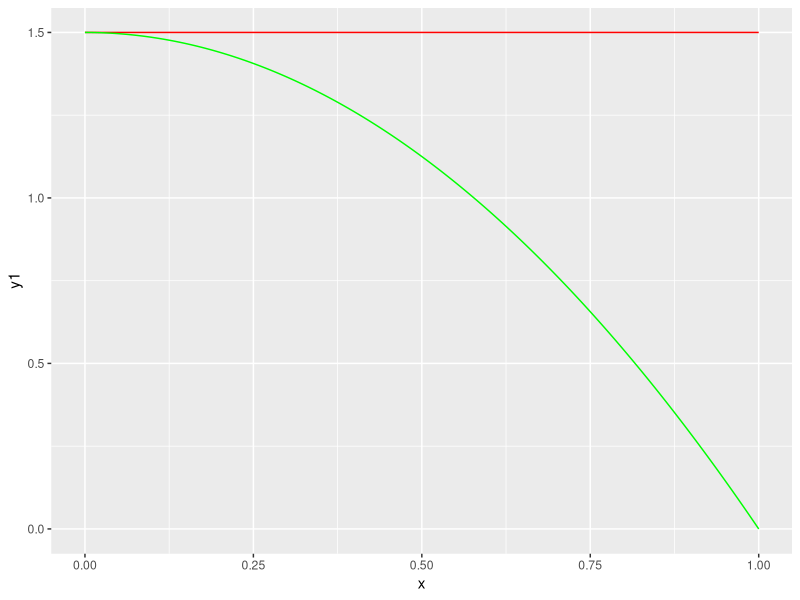
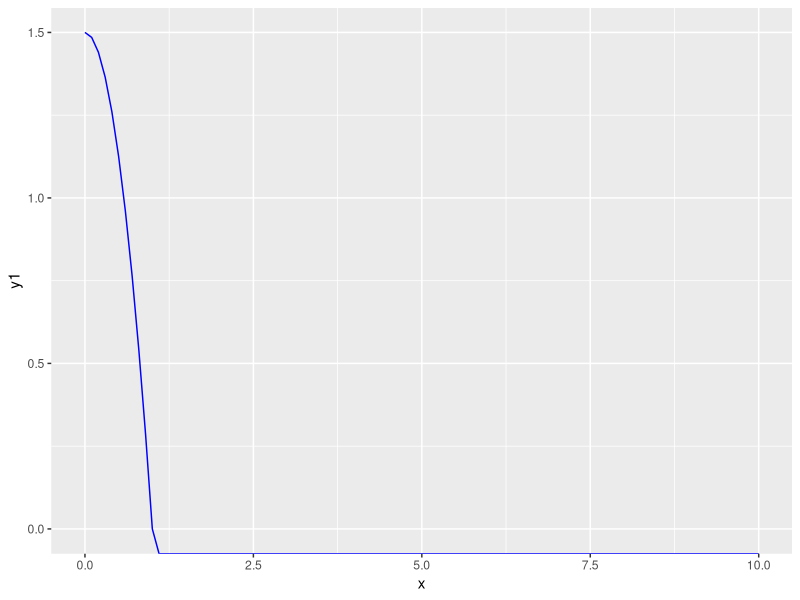
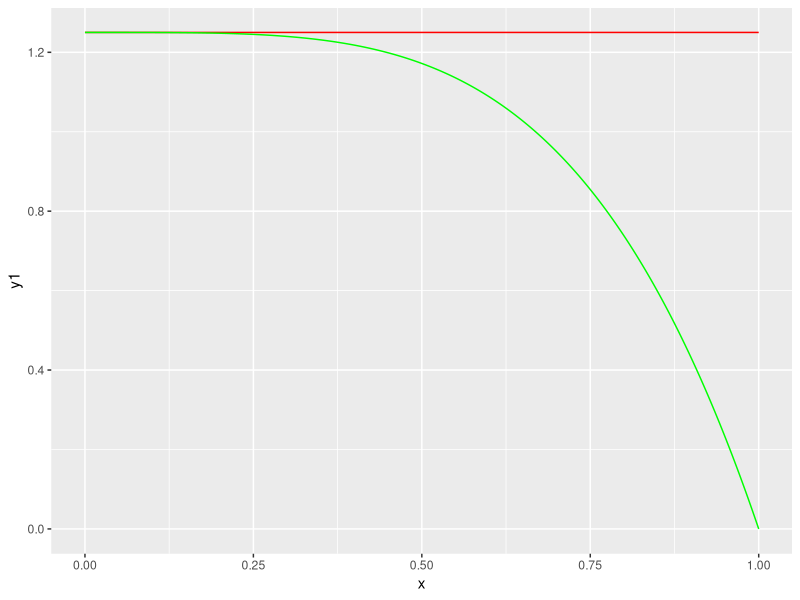
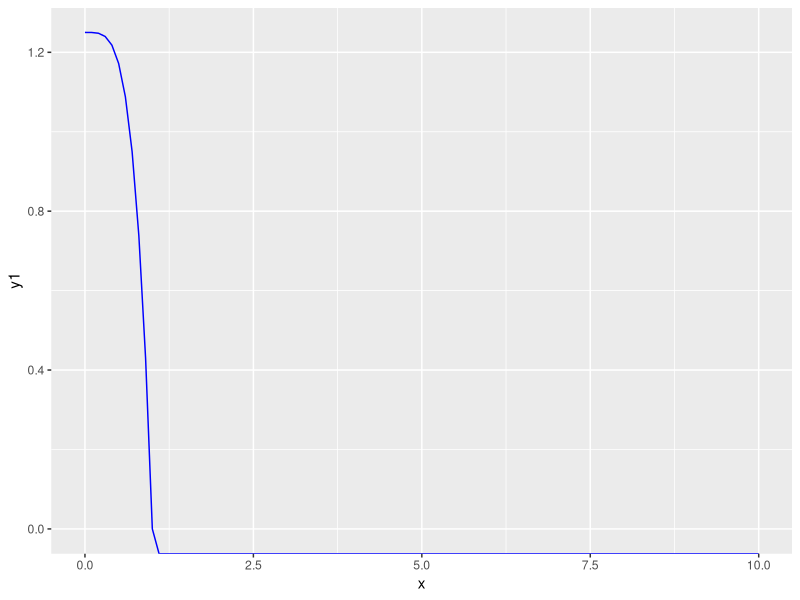
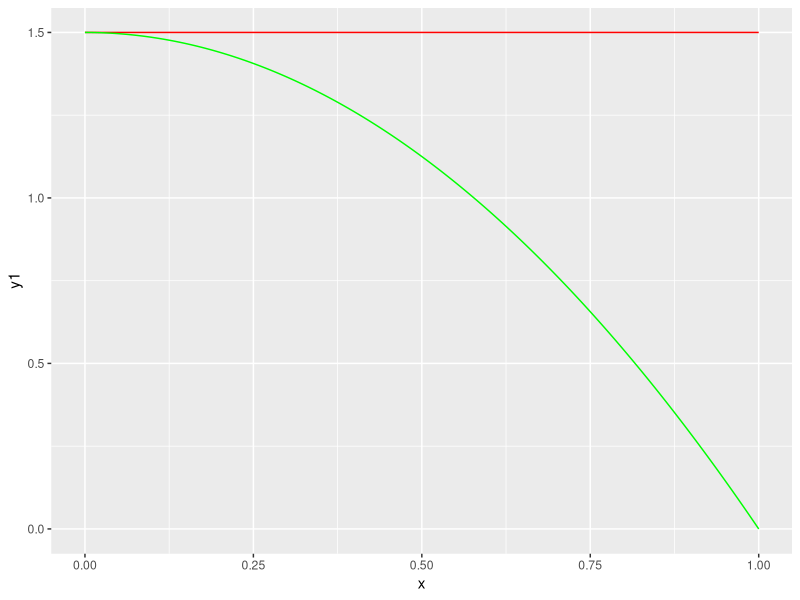
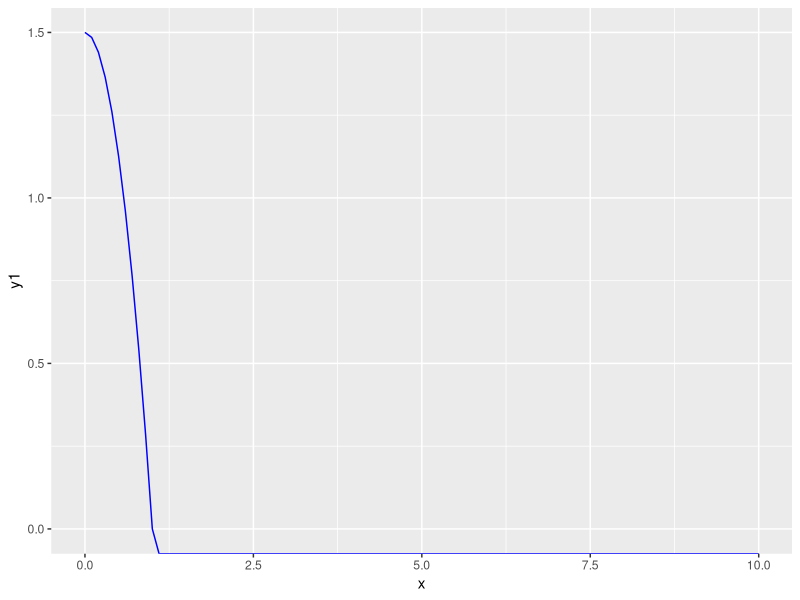

These figures' R source, in order:
rm(list = ls(all = TRUE))

library(ggplot2)


# Calculate the integral from 0 to 1 of:

# f(x) = sqrt(1 - x ^ 2)


# Case 1: 
# G(x) = sqrt(1 - x ^ 2) / ((3 / 2) * (1 - x ^ 2))
# f(x) = (3 / 2) * (1 - x ^ 2)

x = seq(0, 1, by = 0.001)

f = function(x) {
  (3 / 2) * (1 - x ^ 2)}

optimize(f, c(-100, 100), maximum = TRUE)

y1 = 1.5 * dunif(x, 0, 1)
y2 = f(x)
df <- data.frame(x, y1, y2)

g <- ggplot(df, aes(x)) + 
  geom_line(aes(y = y1), colour = "red") + 
  geom_line(aes(y = y2), colour = "green")
g

x = seq(0, 10, by = 0.1)

hx = function(x) {
  ((3 / 2) * (1 - x ^ 2)) / dunif(x, 0, 1)
  }
y1 = hx(x)
df <- data.frame(x, y1)
g <- ggplot(df, aes(x)) + 
  geom_line(aes(y = y1), colour = "blue")
g

optimize(hx, c(0, 1), maximum = TRUE)
## hx is maxed at x = 1.5

sample.x = runif(10000,0,1)
accept = c()
sample.accept = c()



for(i in 1:length(sample.x)){
  U = runif(1, 0, 1)
  if(dunif(sample.x[i], 0, 1) * (1.5) * U <= f(sample.x[i])) { 
    accept[i] = 'Yes'
    sample.accept[i] = sample.x[i]
  } 
  else {
    accept[i] = 'No'
    sample.accept[i] = 0
  }
}



t = data.frame(sample.x, 
               accept = factor(accept, levels = c('Yes', 'No')),
               sample.accept)

t_acc = t[accept == 'Yes',]


G = function(x) {
  (sqrt(1 - x ^ 2)) / ((1.5) * (1 - x ^ 2))
}

n_acc = length(which(t$accept == 'Yes'))

I = sum(G(t_acc$sample.accept)) / n_acc
I

ff = function(x) {
  (sqrt(1 - x ^ 2))
}

Ireal = integrate(ff, 0, 1)
Ireal

# Variance
S = sqrt(sum((G(t_acc$sample.accept) 
              - sum(G(t_acc$sample.accept)) / n_acc) ^ 2) / (n_acc - 1))
S



# Case 2:
# G(x) =  sqrt(1 - x ^ 2) / ((5 / 4) * (1 - x ^ 4))
# f(x) = (5 / 4) * (1 - x ^ 4)


x = seq(0, 1, by = 0.001)

f = function(x) {
  (5 / 4) * (1 - x ^ 4)
}

optimize(f, c(-100, 100), maximum = TRUE)
## f is maxed at x = 1.25

y1 = 1.25 * dunif(x, 0, 1)
y2 = f(x)
df <- data.frame(x, y1, y2)

g <- ggplot(df, aes(x)) + 
  geom_line(aes(y = y1), colour = "red") + 
  geom_line(aes(y = y2), colour = "green")
g

x = seq(0, 10, by = 0.1)

hx = function(x) {
  ((5 / 4) * (1 - x ^ 4)) / dunif(x, 0, 1)
}

optimize(hx, c(0, 1), maximum = TRUE)
## hx is maxed at x = 1.25

y1 = hx(x)
df <- data.frame(x, y1)
g <- ggplot(df, aes(x)) + 
  geom_line(aes(y = y1), colour = "blue")
g

sample.x = runif(10000,0,1)
accept = c()
sample.accept = c()


for(i in 1:length(sample.x)){
  U = runif(1, 0, 1)
  if(dunif(sample.x[i], 0, 1) * (1.25) * U <= f(sample.x[i])) { 
    accept[i] = 'Yes'
    sample.accept[i] = sample.x[i]
  } 
  else {
    accept[i] = 'No'
    sample.accept[i] = 0
  }
}



t = data.frame(sample.x, 
               accept = factor(accept, levels = c('Yes', 'No')),
               sample.accept)

t_acc = t[accept == 'Yes',]


G = function(x) {
  sqrt(1 - x ^ 2) / ((5 / 4) * (1 - x ^ 4))
}

n_acc = length(which(t$accept == 'Yes'))

I = sum(G(t_acc$sample.accept)) / n_acc
I

Ireal = integrate(ff, 0, 1)
Ireal

# Variance
S2 = sqrt(sum((G(t_acc$sample.accept) 
              - sum(G(t_acc$sample.accept)) / n_acc) ^ 2) / (n_acc - 1))
S2


# Case 3:
# G(x) =  sqrt(1 - x ^ 2) / ((3 / 4) * (2 - 2 * x ^ 2))
# f(x) = (3 / 4) * (2 - 2 * x ^ 2)


x = seq(0, 1, by = 0.001)

f = function(x) {
  (3 / 4) * (2 - 2 * x ^ 2)
}

optimize(f, c(0, 1), maximum = TRUE)
## f is maxed at x = 1.5

y1 = 1.5 * dunif(x, 0, 1)
y2 = f(x)
df <- data.frame(x, y1, y2)

g <- ggplot(df, aes(x)) + 
  geom_line(aes(y = y1), colour = "red") + 
  geom_line(aes(y = y2), colour = "green")
g

x = seq(0, 10, by = 0.1)

hx = function(x) {
  ((3 / 4) * (2 - 2 * x ^ 2)) / dunif(x, 0, 1)
}

optimize(hx, c(0, 1), maximum = TRUE)
## hx is maxed at x = 1.5

y1 = hx(x)
df <- data.frame(x, y1)
g <- ggplot(df, aes(x)) + 
  geom_line(aes(y = y1), colour = "blue")
g

sample.x = runif(10000,0,1)
accept = c()
sample.accept = c()


for(i in 1:length(sample.x)){
  U = runif(1, 0, 1)
  if(dunif(sample.x[i], 0, 1) * (1.5) * U <= f(sample.x[i])) { 
    accept[i] = 'Yes'
    sample.accept[i] = sample.x[i]
  } 
  else {
    accept[i] = 'No'
    sample.accept[i] = 0
  }
}



t = data.frame(sample.x, 
               accept = factor(accept, levels = c('Yes', 'No')),
               sample.accept)

t_acc = t[accept == 'Yes',]


G = function(x) {
  sqrt(1 - x ^ 2) / ((3 / 4) * (2 - 2 * x ^ 2))
}

n_acc = length(which(t$accept == 'Yes'))

I = sum(G(t_acc$sample.accept)) / n_acc
I

Ireal = integrate(ff, 0, 1)
Ireal

# Variance
S3 = sqrt(sum((G(t_acc$sample.accept) 
               - sum(G(t_acc$sample.accept)) / n_acc) ^ 2) / (n_acc - 1))
S3

S ; S2 ; S3

# Using the importance integration method, the best decomposition 
# of the integral function is the one used in Case 2.
